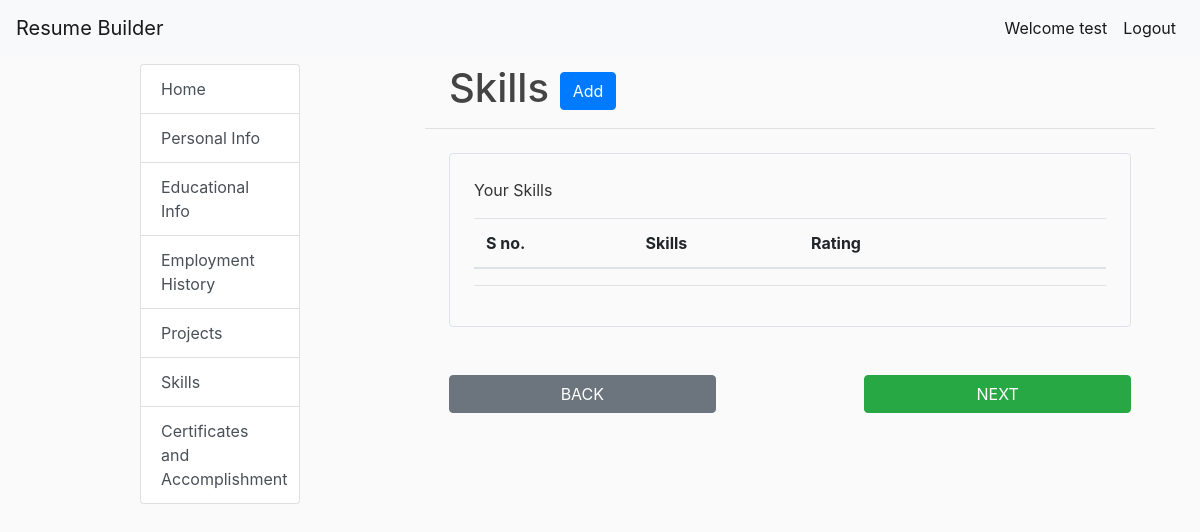
Before: /skill_list/ (signed in) with the older database file.
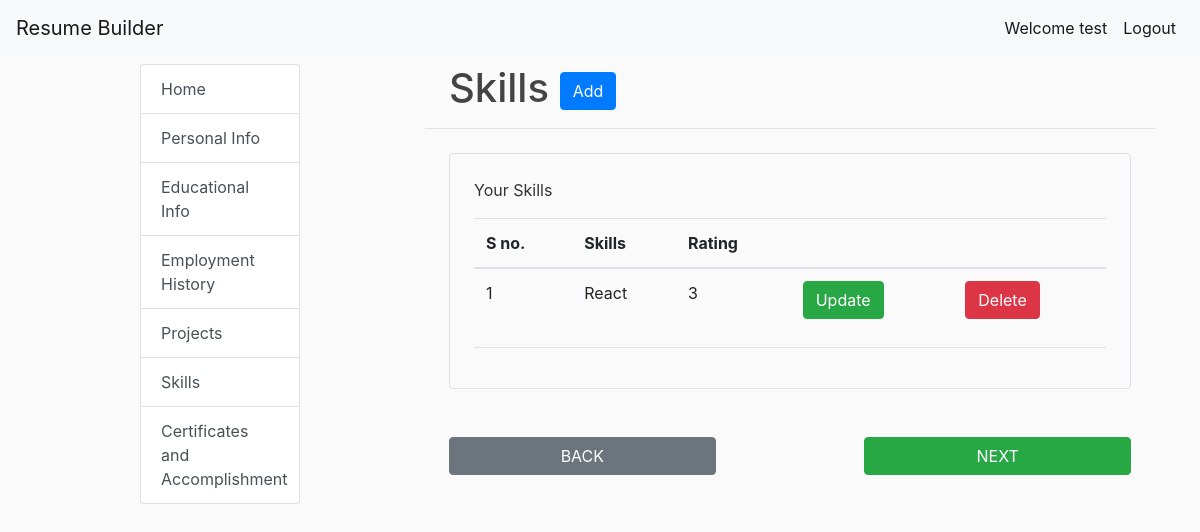
After: the same page with the newer database file.
### resume_app/models.py (models this page shows)
class Skill(models.Model):
    user = models.ForeignKey('auth.User', on_delete=models.CASCADE, related_name='skills')
    skill_name = models.CharField(max_length=50)
    skill_rating = models.CharField(max_length=20, choices=STAR_CHOICES, default='3')

### resume_app/views.py (the view)
# urls.py: path('skill_list/',views.skill_list,name = 'skill_list'),
@login_required
def skill_list(request):
    lists = Skill.objects.filter(user=request.user)
    return render(request,'resume_app/skill_list.html',{'lists':lists})

### resume_app/templates/resume_app/skill_list.html (shortened to what this page needs)
{% extends 'resume_app/base.html' %}
{% load crispy_forms_tags %}
{% block content %}
    <h1 class="pl-4">Skills  <a class="btn btn-primary" href="{% url 'new_skill_info' %}">Add</a></h1>
    <hr>
    <div class="border rounded p-4 m-4">
        <p class="display-6">Your Skills</p>
        <table class="table">
            <thead>
                <tr>
                    <th>S no.</th>
                    <th>Skills</th>
                    <th>Rating</th>
                    <th></th>
                    <th></th>
                </tr>
            </thead>
            <tbody>
                {% for l in lists %}
                <tr>
                    <td>{{forloop.counter}}</td>
                    <td>{{l.skill_name}}</td>
                    <td>{{l.skill_rating}}</td>
                    <td><a class="btn btn-success" href="{% url 'update_skill_info' pk=l.id %}">Update</a></td>
                    <td><a class="btn btn-danger" href="{% url 'delete_skill_info' pk=l.id %}">Delete</a></td>
                </tr>
                {% endfor %}
            </tbody>
        </table>
        <hr>
    </div>
<div class="row p-4 b-4">
    <div class="col-lg-5">
        <a class="btn btn-secondary" style="display:inline-block;width:100%" href="{% url 'project_list' %}">BACK</a>
    </div>
    <div class="col-lg-2">
    </div>
    <div class="col-lg-5">
        <a class="btn btn-success" style="display:inline-block;width:100%" href="{% url 'certificate_list' %}">NEXT</a>
    </div>
</div>
{% endblock %}

Changed rows visible on the page:
added Skill: skill_name "React", skill_rating "3"
